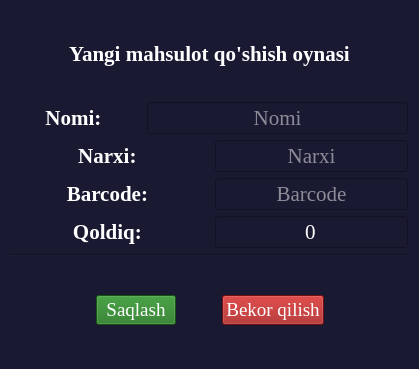
<?xml version="1.0" encoding="UTF-8"?>
<ui version="4.0">
 <class>Form</class>
 <widget class="QWidget" name="Form">
  <property name="geometry">
   <rect>
    <x>0</x>
    <y>0</y>
    <width>419</width>
    <height>369</height>
   </rect>
  </property>
  <property name="windowTitle">
   <string>Yangi mahsulot</string>
  </property>
  <property name="styleSheet">
   <string notr="true">background-color: rgb(25, 25, 50); color: white;</string>
  </property>
  <layout class="QVBoxLayout" name="verticalLayout">
   <item>
    <layout class="QVBoxLayout" name="verticalLayout_2">
     <item>
      <widget class="QLabel" name="label">
       <property name="font">
        <font>
         <family>Times New Roman</family>
         <pointsize>16</pointsize>
         <weight>75</weight>
         <bold>true</bold>
        </font>
       </property>
       <property name="styleSheet">
        <string notr="true">color: white;
</string>
       </property>
       <property name="text">
        <string>Yangi mahsulot qo'shish oynasi</string>
       </property>
       <property name="alignment">
        <set>Qt::AlignCenter</set>
       </property>
      </widget>
     </item>
     <item>
      <layout class="QHBoxLayout" name="horizontalLayout" stretch="1,2">
       <item>
        <widget class="QLabel" name="label_2">
         <property name="font">
          <font>
           <family>Times New Roman</family>
           <pointsize>16</pointsize>
           <weight>75</weight>
           <bold>true</bold>
          </font>
         </property>
         <property name="styleSheet">
          <string notr="true">color: white;
</string>
         </property>
         <property name="text">
          <string>Nomi: </string>
         </property>
         <property name="alignment">
          <set>Qt::AlignCenter</set>
         </property>
        </widget>
       </item>
       <item>
        <widget class="QLineEdit" name="lineEdit">
         <property name="font">
          <font>
           <family>Times New Roman</family>
           <pointsize>16</pointsize>
          </font>
         </property>
         <property name="alignment">
          <set>Qt::AlignCenter</set>
         </property>
         <property name="placeholderText">
          <string>Nomi</string>
         </property>
        </widget>
       </item>
      </layout>
     </item>
     <item>
      <layout class="QHBoxLayout" name="horizontalLayout_4" stretch="1,0">
       <item>
        <widget class="QLabel" name="label_5">
         <property name="font">
          <font>
           <family>Times New Roman</family>
           <pointsize>16</pointsize>
           <weight>75</weight>
           <bold>true</bold>
          </font>
         </property>
         <property name="styleSheet">
          <string notr="true">color: white;
</string>
         </property>
         <property name="text">
          <string>Narxi: </string>
         </property>
         <property name="alignment">
          <set>Qt::AlignCenter</set>
         </property>
        </widget>
       </item>
       <item>
        <widget class="QLineEdit" name="lineEdit_3">
         <property name="font">
          <font>
           <family>Times New Roman</family>
           <pointsize>16</pointsize>
          </font>
         </property>
         <property name="alignment">
          <set>Qt::AlignCenter</set>
         </property>
         <property name="placeholderText">
          <string>Narxi</string>
         </property>
        </widget>
       </item>
      </layout>
     </item>
     <item>
      <layout class="QHBoxLayout" name="horizontalLayout_5" stretch="1,0">
       <item>
        <widget class="QLabel" name="label_6">
         <property name="font">
          <font>
           <family>Times New Roman</family>
           <pointsize>16</pointsize>
           <weight>75</weight>
           <bold>true</bold>
          </font>
         </property>
         <property name="styleSheet">
          <string notr="true">color: white;
</string>
         </property>
         <property name="text">
          <string>Barcode: </string>
         </property>
         <property name="alignment">
          <set>Qt::AlignCenter</set>
         </property>
        </widget>
       </item>
       <item>
        <widget class="QLineEdit" name="lineEdit_4">
         <property name="font">
          <font>
           <family>Times New Roman</family>
           <pointsize>16</pointsize>
          </font>
         </property>
         <property name="alignment">
          <set>Qt::AlignCenter</set>
         </property>
         <property name="placeholderText">
          <string>Barcode</string>
         </property>
        </widget>
       </item>
      </layout>
     </item>
     <item>
      <layout class="QHBoxLayout" name="horizontalLayout_6" stretch="1,0">
       <item>
        <widget class="QLabel" name="label_7">
         <property name="font">
          <font>
           <family>Times New Roman</family>
           <pointsize>16</pointsize>
           <weight>75</weight>
           <bold>true</bold>
          </font>
         </property>
         <property name="styleSheet">
          <string notr="true">color: white;
</string>
         </property>
         <property name="text">
          <string>Qoldiq: </string>
         </property>
         <property name="alignment">
          <set>Qt::AlignCenter</set>
         </property>
        </widget>
       </item>
       <item>
        <widget class="QLineEdit" name="lineEdit_6">
         <property name="font">
          <font>
           <family>Times New Roman</family>
           <pointsize>16</pointsize>
          </font>
         </property>
         <property name="text">
          <string>0</string>
         </property>
         <property name="alignment">
          <set>Qt::AlignCenter</set>
         </property>
         <property name="placeholderText">
          <string>Qoldiq</string>
         </property>
        </widget>
       </item>
      </layout>
     </item>
     <item>
      <widget class="Line" name="line">
       <property name="orientation">
        <enum>Qt::Horizontal</enum>
       </property>
      </widget>
     </item>
     <item>
      <spacer name="verticalSpacer_2">
       <property name="orientation">
        <enum>Qt::Vertical</enum>
       </property>
       <property name="sizeType">
        <enum>QSizePolicy::Minimum</enum>
       </property>
       <property name="sizeHint" stdset="0">
        <size>
         <width>10</width>
         <height>10</height>
        </size>
       </property>
      </spacer>
     </item>
     <item>
      <layout class="QGridLayout" name="gridLayout_23">
       <item row="0" column="3">
        <widget class="QPushButton" name="pushButton_9">
         <property name="font">
          <font>
           <family>Times New Roman</family>
           <pointsize>14</pointsize>
           <underline>false</underline>
           <strikeout>false</strikeout>
           <stylestrategy>PreferDefault</stylestrategy>
          </font>
         </property>
         <property name="cursor">
          <cursorShape>ArrowCursor</cursorShape>
         </property>
         <property name="styleSheet">
          <string notr="true">background-color: rgb(160, 20, 20); color: white;</string>
         </property>
         <property name="text">
          <string>Bekor qilish</string>
         </property>
        </widget>
       </item>
       <item row="0" column="0">
        <spacer name="horizontalSpacer_29">
         <property name="font">
          <font>
           <family>Times New Roman</family>
           <pointsize>14</pointsize>
           <stylestrategy>PreferDefault</stylestrategy>
          </font>
         </property>
         <property name="orientation">
          <enum>Qt::Horizontal</enum>
         </property>
         <property name="sizeType">
          <enum>QSizePolicy::Expanding</enum>
         </property>
         <property name="sizeHint" stdset="0">
          <size>
           <width>40</width>
           <height>20</height>
          </size>
         </property>
        </spacer>
       </item>
       <item row="0" column="4">
        <spacer name="horizontalSpacer_28">
         <property name="font">
          <font>
           <family>Times New Roman</family>
           <pointsize>14</pointsize>
           <stylestrategy>PreferDefault</stylestrategy>
          </font>
         </property>
         <property name="orientation">
          <enum>Qt::Horizontal</enum>
         </property>
         <property name="sizeType">
          <enum>QSizePolicy::Expanding</enum>
         </property>
         <property name="sizeHint" stdset="0">
          <size>
           <width>40</width>
           <height>20</height>
          </size>
         </property>
        </spacer>
       </item>
       <item row="0" column="1">
        <widget class="QPushButton" name="pushButton_11">
         <property name="font">
          <font>
           <family>Times New Roman</family>
           <pointsize>14</pointsize>
           <weight>50</weight>
           <bold>false</bold>
           <stylestrategy>PreferDefault</stylestrategy>
          </font>
         </property>
         <property name="styleSheet">
          <string notr="true">background-color: rgb(31, 118, 28); color: white;</string>
         </property>
         <property name="text">
          <string>Saqlash</string>
         </property>
        </widget>
       </item>
       <item row="0" column="2">
        <spacer name="horizontalSpacer_27">
         <property name="font">
          <font>
           <family>Times New Roman</family>
           <pointsize>14</pointsize>
           <stylestrategy>PreferDefault</stylestrategy>
          </font>
         </property>
         <property name="orientation">
          <enum>Qt::Horizontal</enum>
         </property>
         <property name="sizeType">
          <enum>QSizePolicy::Minimum</enum>
         </property>
         <property name="sizeHint" stdset="0">
          <size>
           <width>40</width>
           <height>20</height>
          </size>
         </property>
        </spacer>
       </item>
       <item row="1" column="2">
        <spacer name="verticalSpacer">
         <property name="orientation">
          <enum>Qt::Vertical</enum>
         </property>
         <property name="sizeType">
          <enum>QSizePolicy::Minimum</enum>
         </property>
         <property name="sizeHint" stdset="0">
          <size>
           <width>20</width>
           <height>10</height>
          </size>
         </property>
        </spacer>
       </item>
      </layout>
     </item>
    </layout>
   </item>
  </layout>
 </widget>
 <resources/>
 <connections/>
</ui>
